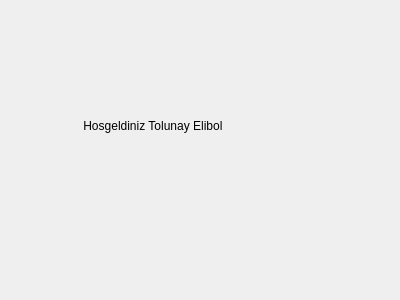
<?xml version="1.0" encoding="UTF-8"?>
<ui version="4.0">
 <class>Dialog</class>
 <widget class="QDialog" name="Dialog">
  <property name="geometry">
   <rect>
    <x>0</x>
    <y>0</y>
    <width>400</width>
    <height>300</height>
   </rect>
  </property>
  <property name="windowTitle">
   <string>Dialog</string>
  </property>
  <widget class="QLabel" name="label">
   <property name="geometry">
    <rect>
     <x>80</x>
     <y>50</y>
     <width>241</width>
     <height>151</height>
    </rect>
   </property>
   <property name="text">
    <string> Hosgeldiniz Tolunay Elibol</string>
   </property>
  </widget>
 </widget>
 <resources/>
 <connections/>
</ui>
